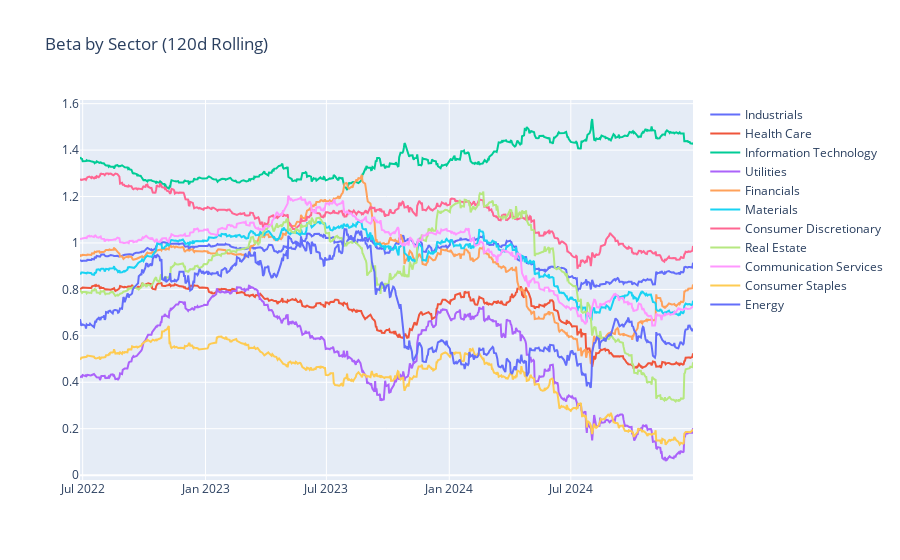

Source (notebook cell):
### Code cell
fig = go.Figure()

for sector in sectors:
    tickers = info.loc[info['GICS Sector'] == sector,'Symbol'].unique()
    
    sector_mean = rolling_beta.filter(items=tickers, axis=1).mean(axis = 1).dropna()
    
    fig.add_trace(
        go.Scatter(
            x = sector_mean.index,
            y = sector_mean.values,
            name = sector
        ),
        
    )

fig.update_layout(title = 'Beta by Sector (120d Rolling)')
fig.show()

### Figure 1 — Plotly figure (JSON) as saved in the notebook; plotly's stock layout.template omitted (floating-point values rounded to 4 significant figures; data arrays with more than 128 entries replaced by an {"elided": "..."} marker saying what was removed)
{"data": [{"name": "Industrials", "type": "scatter", "x": {"elided": "633 str values"}, "y": {"elided": "633 float values"}}, {"name": "Health Care", "type": "scatter", "x": {"elided": "633 str values"}, "y": {"elided": "633 float values"}}, {"name": "Information Technology", "type": "scatter", "x": {"elided": "633 str values"}, "y": {"elided": "633 float values"}}, {"name": "Utilities", "type": "scatter", "x": {"elided": "633 str values"}, "y": {"elided": "633 float values"}}, {"name": "Financials", "type": "scatter", "x": {"elided": "633 str values"}, "y": {"elided": "633 float values"}}, {"name": "Materials", "type": "scatter", "x": {"elided": "633 str values"}, "y": {"elided": "633 float values"}}, {"name": "Consumer Discretionary", "type": "scatter", "x": {"elided": "633 str values"}, "y": {"elided": "633 float values"}}, {"name": "Real Estate", "type": "scatter", "x": {"elided": "633 str values"}, "y": {"elided": "633 float values"}}, {"name": "Communication Services", "type": "scatter", "x": {"elided": "633 str values"}, "y": {"elided": "633 float values"}}, {"name": "Consumer Staples", "type": "scatter", "x": {"elided": "633 str values"}, "y": {"elided": "633 float values"}}, {"name": "Energy", "type": "scatter", "x": {"elided": "633 str values"}, "y": {"elided": "633 float values"}}], "layout": {"title": {"text": "Beta by Sector (120d Rolling)"}}}
